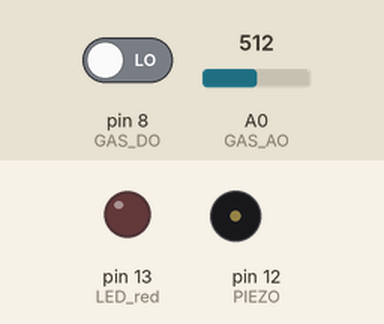
The sketch below on a simulated Arduino Uno, built with avr-gcc and run on an emulated ATmega328P. Shown: output pins drawn as LEDs (lit = HIGH), buzzer (waves = sounding, pin HIGH). Inputs (shaded band) come from the test bench; at power-on: pin 8 (GAS_DO) LOW, A0 (GAS_AO) = 512. What the sketch prints to the serial monitor is not drawn.

Above: at 0.1 s.
At 1.1 s:
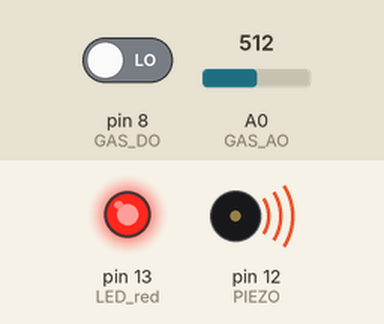
Timing chart, 0 to 2.6 s (numbered marks = the images above):
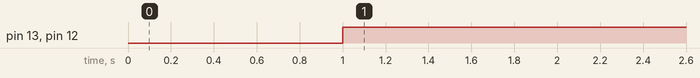

Measured:
- by itself, pin 13 (LED_red), pin 12 (PIEZO): LOW → HIGH at 1.0 s

The sketch:

09_GAS_02.ino
```cpp
#define GAS_AO A0
#define GAS_DO 8
#define PIEZO 12
#define LED_red 13

void setup() {
  pinMode(PIEZO, OUTPUT);
  pinMode(LED_red, OUTPUT);

  Serial.begin(9600);
  Serial.println("히터 가열 시작");
  delay(1000);
}

void loop() {
  digitalWrite(PIEZO, LOW);
  digitalWrite(LED_red, LOW);

  float sensorValue = analogRead(GAS_AO);
  float sensorDValue = digitalRead(GAS_DO);

  Serial.print("아날로그 센서 입력: ");
  Serial.println(sensorValue);

  if (sensorValue > 40){
    Serial.print("!! 연기감지 !!");
    Serial.println("");
    digitalWrite(PIEZO, HIGH);
    digitalWrite(LED_red, HIGH);
  }

  Serial.print("디지털 센서 입력: ");
  Serial.print(sensorDValue);
  Serial.println("");

  delay(1000);
}
```
